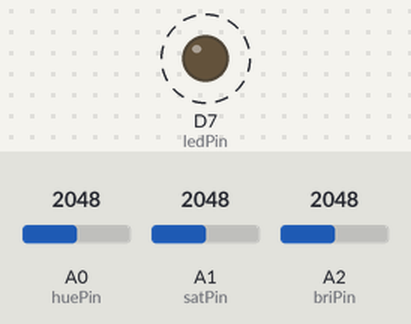
The sketch below on a simulated Particle Photon. On the bench: output pins drawn as LEDs (lit = HIGH). Dashed ring = blinking. Inputs (shaded band) come from the test bench; at power-on: A0 (huePin) = 2048, A1 (satPin) = 2048, A2 (briPin) = 2048.

Above: at 1.4 s.
Timing chart, 0 to 4.0 s (numbered marks = the images above):
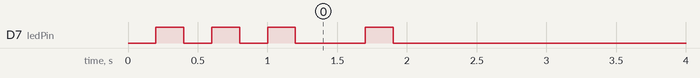

Measured:
- by itself, D7 (ledPin): goes LOW 0.20 s, HIGH 0.20 s, LOW 0.20 s, HIGH 0.20 s, LOW 0.50 s, HIGH 0.20 s, then LOW

The sketch:

hue-photon-room.ino
```cpp
// Hue Bridge API parameters. These can be obtained manually.
const byte ip[] = { 192, 168, 1, 118 };
const String id = "PPie0zfjcGDOrUinw6RcGXAo0q3bhHyyeioxVPzD";
const String room = "1";

// These variables are derived from the Hue parameters specified above
const String roomPath = "PUT /api/" + id + "/groups/" + room + "/action HTTP/1.0";

// Define analog pins for each of the potentiometers, plus indicator LED
const int huePin = A0;
const int satPin = A1;
const int briPin = A2;
const int ledPin = D7;

// If 12-bit analog reads values change by more than the threshold,
// the lights will be updated
const int threshold = 1 << 4;

// Add a delay of a number of milliseconds into the main loop to avoid
// sending too many requests to the Hue Bridge and to save power
const int loopInterval = 500;


// Declare values for the three colour parameters, and on/off
// hue: 0-0xFFFF, sat: 0-0xFF, bri: 0-0xFF
int hue, sat, bri = 0;
bool on = false;

// Declare a JSON formatted string to be sent to the Hue Bridge
String json;

// Create a TCPClient that will send on the JSON data
TCPClient client;


// Sets up pins, Particle variables, and tests connection to Hue Bridge.
// The LED will flash twice to show that the connection was successful.
void setup() {
    // Set potentiometer pins to be inputs
    pinMode(huePin, INPUT);
    pinMode(satPin, INPUT);
    pinMode(briPin, INPUT);

    // Set LED to be an output
    pinMode(ledPin, OUTPUT);

    // Make hue, sat, bri into Particle variables so they are accessible in the cloud
    Particle.variable("hue",  &hue,  INT);
    Particle.variable("sat",  &sat,  INT);
    Particle.variable("bri",  &bri,  INT);
    Particle.variable("on",   &on,   BOOLEAN);
    Particle.variable("json", &json, STRING);

    // Setup the server, and wait until it's ready
    if (client.connect(ip, 80)) {
        // Flash the onboard LED to show connected
        ledFlash(200);
        ledFlash(200);
        client.stop();
    }
}


// Reads analogue values for each of the potentiometers and deals with any changes, including:
//   - the brightness potentiometer changing between on or off -> PUT on/off
//   - changes to hue, saturation or brightness -> PUT hue, sat, bri
//   - a long time with no changes -> WiFi off
void loop() {
    // Read the values of the three potentiometers into temporary variables to check for changes.
    int hue_ = analogRead(huePin);
    int sat_ = analogRead(satPin);
    int bri_ = analogRead(briPin);
    // Turn off at min voltage from the brightness potentiometer
    bool on_ = bri_ > threshold;

    // Check if the lights are changed between on and off
    if (on_ != on) {
        // A change has occured, so update the value
        on = on_;

        // Generate the JSON string
        json = on ? "{\"on\":true}" : "{\"on\":false}";

        // Send the data to the Hue Bridge
        sendJSON();

        // Wait for the lights to come on before continuing
        delay(loopInterval);
    }

    // Compare the new values to the old values
    if (on_ &&
        abs(bri_ - bri) > threshold ||
        abs(sat_ - sat) > threshold ||
        abs(hue_ - hue) > threshold) {

        // A change has occurred, so update values
        hue = hue_;
        sat = sat_;
        bri = bri_;

        // Build a JSON string with the values to be sent off
        // The analogRead function gives 12-bit resolution.
        // The dimmers rotate the wrong way, so subtract from the max 12-bit value to reverse.
        // The Hue Bridge expects 16-, 8- and 8-bit resolution for the three values so bit-shift
        // as required.
        json = "{\"hue\":" + String(hue_ << 4, DEC) +
               ",\"sat\":" + String(sat_ >> 4, DEC) +
               ",\"bri\":" + String(bri_ >> 4, DEC) + "}";

        // Send the data to the Hue Bridge
        sendJSON();
    }

    // No need to run this as fast as possible. To save power, build in a delay.
    delay(loopInterval);
}


// Sends the string data stored in the json variable to the Hue Bridge.
// It also re-enables the wifi module if it was previously disabled and
// resets the counter for loops without changes occurring.
void sendJSON() {
    digitalWrite(ledPin, HIGH);
    // Send a put request to each light
    if (client.connect(ip, 80)) {
        client.println(roomPath);
        client.print("Content-Length: ");
        client.println(json.length());
        client.println();
        client.println(json);
    }
    digitalWrite(ledPin, LOW);
}


// Turns the LED on for time t, and then off for time t.
void ledFlash(int t) {
    // Turn the LED on for time t before turning off for time t.
    digitalWrite(ledPin, HIGH);
    delay(t);
    digitalWrite(ledPin, LOW);
    delay(t);
}
```
